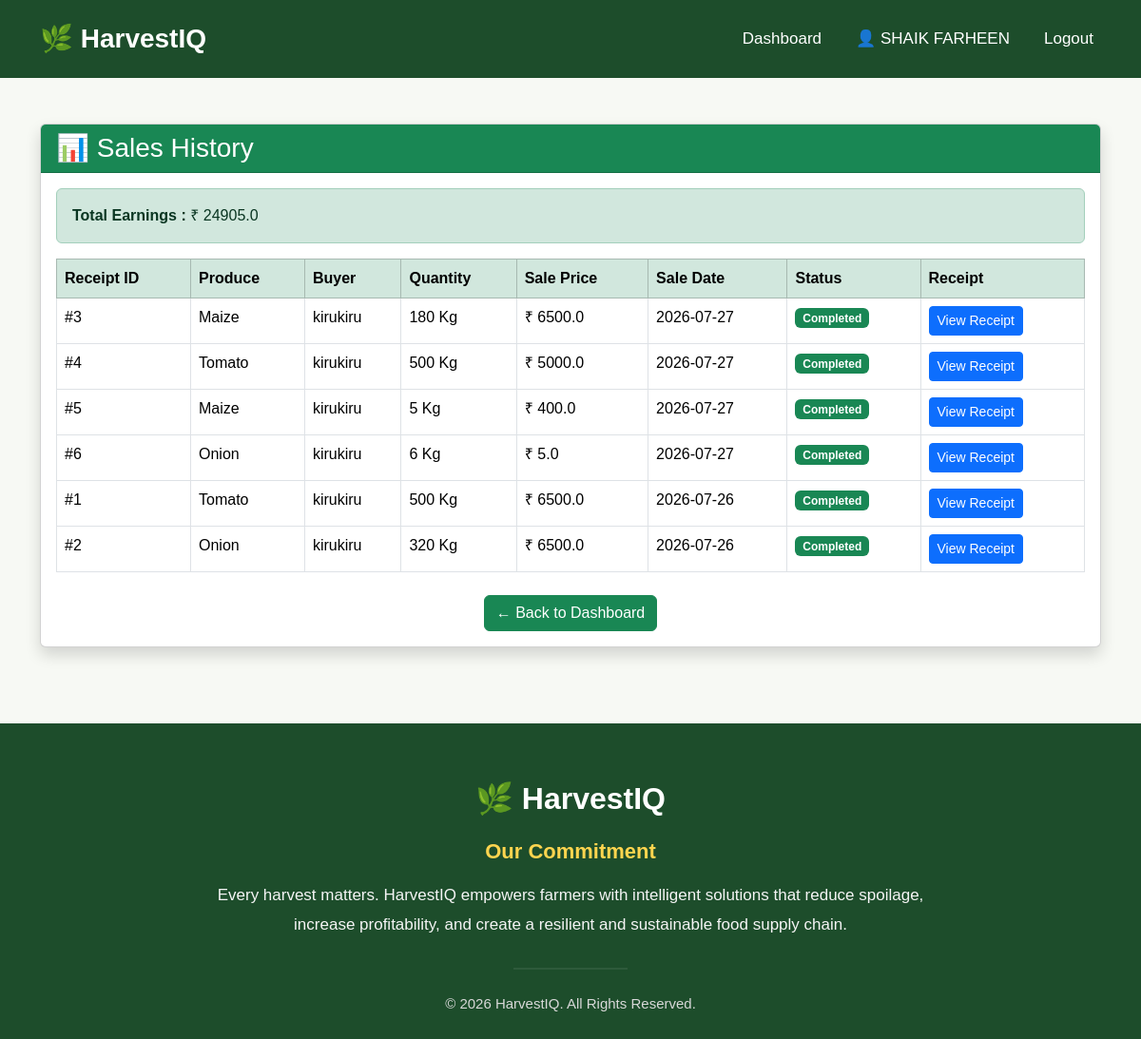
/sales_history (signed in), run on the app's committed database.
### app.py (models this page shows)
class Sale(db.Model):
    __tablename__ = "sales"
    id = db.Column(db.Integer, primary_key=True)
    batch_id = db.Column(
        db.Integer,
        db.ForeignKey("produce_batches.id"),
        nullable=False,
        unique=True
    )
    buyer_id = db.Column(
        db.Integer,
        db.ForeignKey("buyers.id"),
        nullable=False
    )
    sale_price = db.Column(db.Float)
    sale_date = db.Column(db.Date)
    quantity_sold = db.Column(db.Integer)
    batch = db.relationship(
        "ProduceBatch",
        back_populates="sale"
    )
    buyer = db.relationship(
        "Buyer",
        back_populates="purchases"
    )

class ProduceBatch(db.Model):
    __tablename__ = "produce_batches"
    id = db.Column(db.Integer, primary_key=True)
    farmer_id = db.Column(
        db.Integer,
        db.ForeignKey("farmers.id"),
        nullable=False
    )
    crop_name = db.Column(db.String(50))
    variety = db.Column(db.String(50))
    quantity = db.Column(db.Integer)
    unit = db.Column(db.String(20))
    harvest_date = db.Column(db.Date)
    farm_location = db.Column(db.String(200))
    status = db.Column(
        db.String(30),
        default="Registered"
    )
    farmer = db.relationship(
        "Farmer",
        back_populates="produce_batches"
    )
    quality = db.relationship(
        "QualityInspection",
        back_populates="batch",
        uselist=False,
        lazy=True
    )
    shelf_life = db.relationship(
        "ShelfLifePrediction",
        back_populates="batch",
        uselist=False,
        lazy=True
    )
    storage = db.relationship(
        "StorageRecord",
        back_populates="batch",
        lazy=True
    )
    deliveries = db.relationship(
        "Delivery",
        back_populates="batch",
        lazy=True
    )
    recommendation = db.relationship(
        "Recommendation",
        back_populates="batch",
        uselist=False,
        lazy=True
    )
    sale = db.relationship(
        "Sale",
        back_populates="batch",
        uselist=False,
        lazy=True
    )

class Buyer(db.Model):
    __tablename__ = "buyers"
    id = db.Column(db.Integer, primary_key=True)
    user_id = db.Column(
        db.Integer,
        db.ForeignKey("users.id"),
        nullable=False,
        unique=True
    )
    company_name = db.Column(db.String(100))
    buyer_type = db.Column(db.String(50))
    city = db.Column(db.String(50))
    user = db.relationship(
        "User",
        back_populates="buyer"
    )
    purchases = db.relationship(
        "Sale",
        back_populates="buyer",
        lazy=True
    )

### app.py (the view)
@app.route("/sales_history")
def sales_history():
    if "user_id" not in session:
        flash("Please login first.", "warning")
        return redirect(url_for("login"))
    farmer = Farmer.query.filter_by(
        user_id=session["user_id"]
    ).first_or_404()
    sales = Sale.query.join(ProduceBatch).filter(
        ProduceBatch.farmer_id == farmer.id
    ).order_by(Sale.sale_date.desc()).all()
    total_sales = sum(sale.sale_price for sale in sales)
    return render_template(
        "sales_history.html",
        sales=sales,
        total_sales=total_sales
    )

### templates/sales_history.html (shortened to what this page needs)
{% extends "base.html" %}
{% block content %}
<div class="container mt-5">
    <div class="card shadow">
        <div class="card-header bg-success text-white">
            <h3 class="mb-0">
                📊 Sales History
            </h3>
        </div>
        <div class="card-body">
            <div class="alert alert-success">
                <strong>Total Earnings :</strong>
                ₹ {{ total_sales }}
            </div>
            {% if sales %}
            <table class="table table-bordered table-hover">
                <thead class="table-success">
                    <tr>
                        <th>Receipt ID</th>
                        <th>Produce</th>
                        <th>Buyer</th>
                        <th>Quantity</th>
                        <th>Sale Price</th>
                        <th>Sale Date</th>
                        <th>Status</th>
                        <th>Receipt</th>
                    </tr>
                </thead>
                <tbody>
                    {% for sale in sales %}
                    <tr>
                        <td>#{{ sale.id }}</td>
                        <td>{{ sale.batch.crop_name }}</td>
                        <td>{{ sale.buyer.company_name }}</td>
                        <td>{{ sale.quantity_sold }} {{ sale.batch.unit }}</td>
                        <td>₹ {{ sale.sale_price }}</td>
                        <td>{{ sale.sale_date }}</td>
                        <td>
                            <span class="badge bg-success">
                                Completed
                            </span>
                        </td>
                        <td>
                            <a href="{{ url_for('sale_receipt', sale_id=sale.id) }}"
                               class="btn btn-primary btn-sm">
                                View Receipt
                            </a>
                        </td>
                    </tr>
                    {% endfor %}
                </tbody>
            </table>
            {% else %}
            <div class="alert alert-warning text-center">
                No sales found.
            </div>
            {% endif %}
            <div class="text-center mt-4">
                <a href="{{ url_for('farmer_dashboard') }}"
                   class="btn btn-success">
                    ← Back to Dashboard
                </a>
            </div>
        </div>
    </div>
</div>
{% endblock %}

### templates/base.html (style rules this page uses)
* { margin: 0; padding: 0; box-sizing: border-box; font-family: Arial, Helvetica, sans-serif; }
body { background: #f7f9f4; color: #333; }
html { scroll-behavior: smooth; }

### data on the page
Sale: id "3", batch.crop_name "Maize", buyer.company_name "kirukiru", quantity_sold "180", batch.unit "Kg", sale_price "6500.0", sale_date "2026-07-27"
Sale: id "4", batch.crop_name "Tomato", buyer.company_name "kirukiru", quantity_sold "500", batch.unit "Kg", sale_price "5000.0", sale_date "2026-07-27"
Sale: id "5", batch.crop_name "Maize", buyer.company_name "kirukiru", quantity_sold "5", batch.unit "Kg", sale_price "400.0", sale_date "2026-07-27"
Sale: id "6", batch.crop_name "Onion", buyer.company_name "kirukiru", quantity_sold "6", batch.unit "Kg", sale_price "5.0", sale_date "2026-07-27"
Sale: id "1", batch.crop_name "Tomato", buyer.company_name "kirukiru", quantity_sold "500", batch.unit "Kg", sale_price "6500.0", sale_date "2026-07-26"
Sale: id "2", batch.crop_name "Onion", buyer.company_name "kirukiru", quantity_sold "320", batch.unit "Kg", sale_price "6500.0", sale_date "2026-07-26"

### other printed values
{{ session["name"] }} "SHAIK FARHEEN"
{{ total_sales }} "24905.0"
